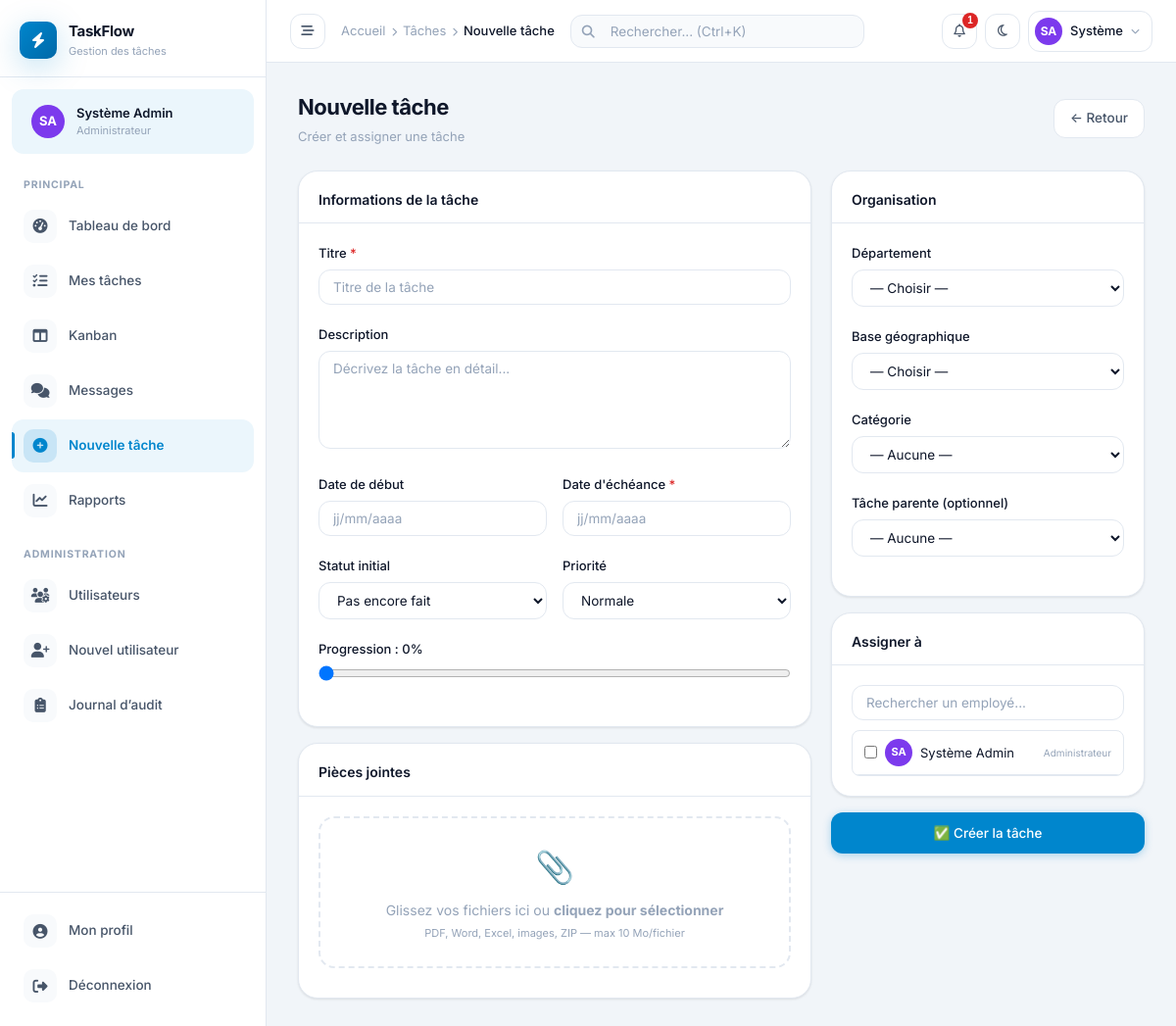
The page /pages/tasks/create.php (signed in) on the database its author committed.
### tables this page shows
CREATE TABLE IF NOT EXISTS `users` (
  `id`           INT UNSIGNED AUTO_INCREMENT PRIMARY KEY,
  `nom`          VARCHAR(100) NOT NULL,
  `prenom`       VARCHAR(100) NOT NULL,
  `email`         VARCHAR(200) NOT NULL UNIQUE,
  `notify_email`  TINYINT(1) NOT NULL DEFAULT 1 COMMENT '1 = recevoir les notifications par e-mail',
  `password`      VARCHAR(255) NOT NULL,
  `role`         ENUM('employe','superviseur','chef_dept','cheffe_mission','admin') DEFAULT 'employe',
  `departement_id` INT UNSIGNED DEFAULT NULL,
  `base_id`      INT UNSIGNED DEFAULT NULL,
  `photo`        VARCHAR(255) DEFAULT NULL,
  `telephone`    VARCHAR(30) DEFAULT NULL,
  `poste`        VARCHAR(150) DEFAULT NULL,
  `actif`        TINYINT(1) DEFAULT 1,
  `last_login`   DATETIME DEFAULT NULL,
  `created_at`   TIMESTAMP DEFAULT CURRENT_TIMESTAMP,
  `updated_at`   TIMESTAMP DEFAULT CURRENT_TIMESTAMP ON UPDATE CURRENT_TIMESTAMP,
  FOREIGN KEY (`departement_id`) REFERENCES `departements`(`id`) ON DELETE SET NULL,
  FOREIGN KEY (`base_id`) REFERENCES `bases`(`id`) ON DELETE SET NULL
);

### pages/tasks/create.php (the view, shortened to what the rows shown need)
<?php
require_once __DIR__ . '/../../includes/layout_init.php';
$pdo    = getDB();
$users     = $pdo->query("SELECT id,prenom,nom,role FROM users WHERE actif=1 ORDER BY nom")->fetchAll();
require_once __DIR__ . '/../../includes/header.php';
?>
<form method="POST" enctype="multipart/form-data">
<div style="display:grid;grid-template-columns:1fr 320px;gap:20px">
  <div>
    <div class="card" style="margin-bottom:16px">
      <div class="card-body">
        <div id="userList" style="max-height:200px;overflow-y:auto;border:1px solid var(--border);border-radius:var(--radius-sm)">
          <?php foreach ($users as $u): ?>
          <label style="display:flex;align-items:center;gap:8px;padding:8px 12px;cursor:pointer;border-bottom:1px solid var(--border);font-size:13px">
            <input type="checkbox" name="assignes[]" value="<?= $u['id'] ?>"
              <?= in_array($u['id'], (array)($_POST['assignes']??[]))?'checked':'' ?>>
            <span style="width:28px;height:28px;border-radius:50%;background:<?= getUserColor($u['id']) ?>;color:#fff;display:flex;align-items:center;justify-content:center;font-size:11px;font-weight:700;flex-shrink:0">
              <?= strtoupper(substr($u['prenom'],0,1).substr($u['nom'],0,1)) ?>
            </span>
            <span><?= sanitize($u['prenom'].' '.$u['nom']) ?></span>
            <span style="font-size:10px;color:var(--text3);margin-left:auto"><?= ROLES[$u['role']] ?? '' ?></span>
          </label>
          <?php endforeach; ?>
        </div>
      </div>
    </div>
  </div>
</div>
</form>
<?php require_once __DIR__ . '/../../includes/footer.php'; ?>

### includes/header.php (shortened to what the rows shown need)
<?php
$initials  = strtoupper(substr($currentUser['prenom'], 0, 1) . substr($currentUser['nom'], 0, 1));
?>
<!DOCTYPE html>
<html lang="fr">
<head>
<link rel="stylesheet" href="<?= APP_URL ?>/assets/css/inter.css">
<link rel="stylesheet" href="<?= APP_URL ?>/assets/css/fontawesome.min.css">
<link rel="stylesheet" href="<?= APP_URL ?>/assets/css/style.css">
<link rel="stylesheet" href="https://cdn.jsdelivr.net/npm/flatpickr/dist/flatpickr.min.css">
</head>
<body>
<div class="app-layout">
<aside class="app-sidebar" id="appSidebar">
  <div class="sidebar-user">
    <div class="user-avatar" style="background:<?= getUserColor($currentUser['id']) ?>">
      <?php if (!empty($currentUser['photo'])): ?>
        <img src="<?= APP_URL.'/uploads/photos/'.sanitize($currentUser['photo']) ?>" alt="">
      <?php else: ?>
        <?= $initials ?>
      <?php endif; ?>
    </div>
    <div class="user-info">
      <span class="user-name"><?= sanitize($currentUser['prenom'].' '.$currentUser['nom']) ?></span>
      <span class="user-role"><?= ROLES[$currentUser['role']] ?? $currentUser['role'] ?></span>
    </div>
  </div>
</aside>
<div class="app-main">
  <header class="app-topbar">
    <div class="topbar-actions">
      <div style="position:relative" id="notifWrap">
        <button type="button" class="topbar-btn" onclick="toggleNotifs()" title="Notifications" aria-expanded="false" aria-controls="notifPanel" aria-label="Notifications">
          <i class="fa-regular fa-bell" aria-hidden="true"></i>
          <?php if ($notifCount > 0): ?>
          <span class="notif-badge"><?= $notifCount ?></span>
          <?php endif; ?>
        </button>
      </div>
      <a href="<?= APP_URL ?>/pages/users/profile.php" class="topbar-user">
        <div class="avatar" style="background:<?= getUserColor($currentUser['id']) ?>">
          <?php if (!empty($currentUser['photo'])): ?>
            <img src="<?= APP_URL.'/uploads/photos/'.sanitize($currentUser['photo']) ?>" alt="" style="width:100%;height:100%;object-fit:cover;border-radius:50%">
          <?php else: ?>
            <?= $initials ?>
          <?php endif; ?>
        </div>
        <span class="user-label"><?= sanitize($currentUser['prenom']) ?></span>
        <i class="fa-solid fa-chevron-down" style="font-size:9px;color:var(--text3)"></i>
      </a>
    </div>
  </header>
  <main class="app-content">

### rows shown on the page
users: initials "SA", prenom+nom "Système Admin", role "Administrateur", id "1", prenom "Système", substr($u['prenom'],0,1).substr($u['nom'],0,1) "SA"

### other values the page prints
APP_NAME "TaskFlow"
$bc['label'] "Accueil"
$bc['label'] "Tâches"
$bc['label'] "Nouvelle tâche"
$_POST['pourcentage'] "0"
form field statut "Pas encore fait"
form field priorite "Normale"
